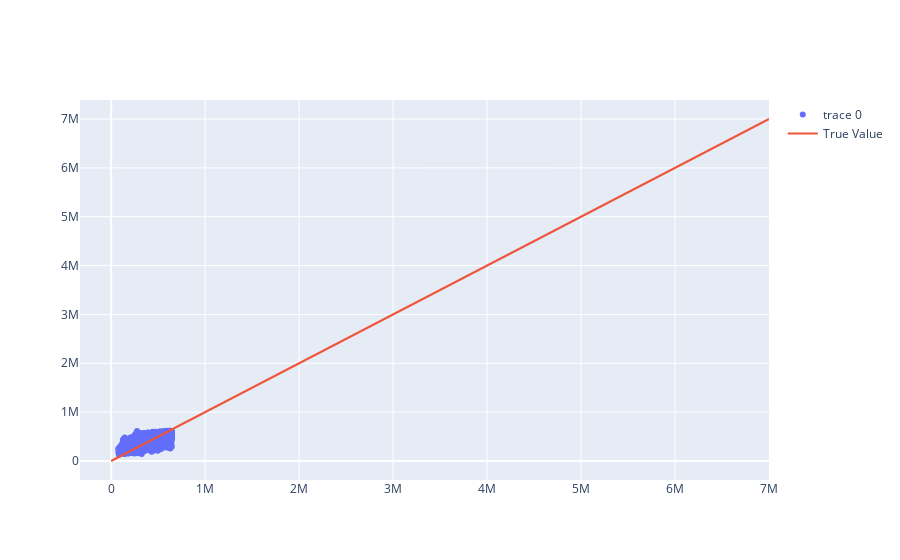

This figure's notebook cell:
### Code cell
fig = go.Figure()

fig.add_trace(go.Scatter(x=rf_labels, y=cv_predictions, mode='markers'))

fig.add_trace(go.Scatter(x=[1,7000000], y = [1,7000000],
                    mode='lines',
                    name='True Value'))
fig.show()

### Figure 1 — Plotly figure (JSON) as saved in the notebook; plotly's stock layout.template omitted (floating-point values rounded to 4 significant figures; data arrays with more than 128 entries replaced by an {"elided": "..."} marker saying what was removed)
{"data": [{"mode": "markers", "type": "scatter", "x": {"elided": "16240 int values"}, "y": {"elided": "16240 float values"}}, {"mode": "lines", "name": "True Value", "type": "scatter", "x": [1, 7000000], "y": [1, 7000000]}], "layout": {}}
